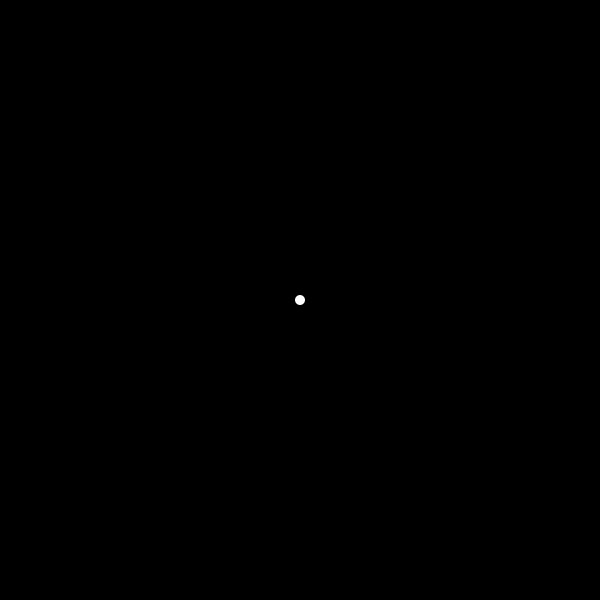
Frame 1 (no input)
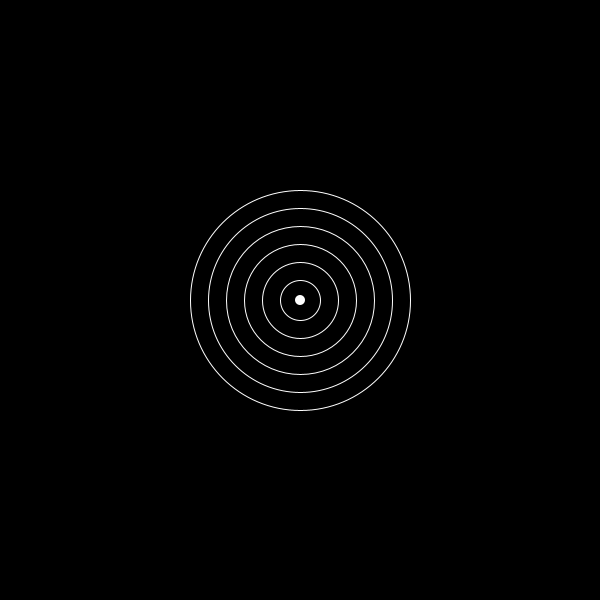
Frame 60 (the mouse pressed at the canvas centre just before this capture)
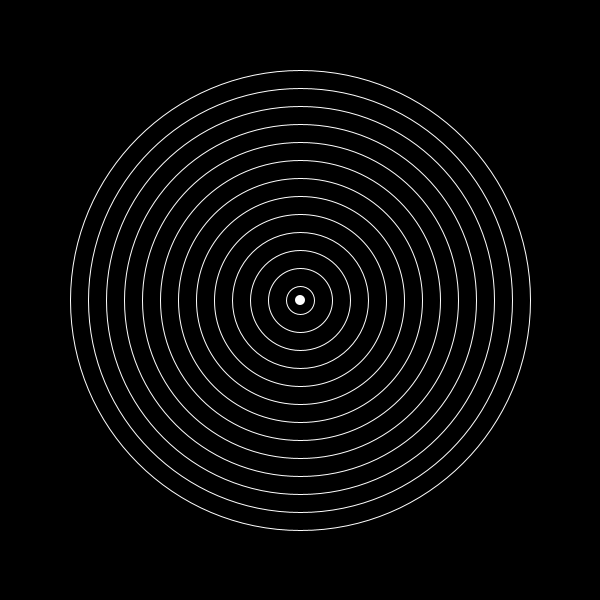
Frame 120 (the mouse held since frame 60 and released just before this capture)

The Processing sketch that drew these frames (run headless with seeded random() and noise(); from frame 60 on, the mouse is pressed at the canvas centre):

// Processing sketch: sketch_260629a
// ── sketch_260629a.pde
final float RADIUS_STEP = 2;
final int W = 600;
final int H = 600;

final int CAPACITY = 100;

SWave[] waves = new SWave[CAPACITY];

float xSrc = W / 2.0;
float ySrc = H / 2.0;

float movementStep = 5;

float frequency = 7;

int nextWave = 0;
int lastWaveTime = 0;
boolean upKey;
boolean downKey;
boolean leftKey;
boolean rightKey;


class SWave {

  float xCenter;
  float yCenter;
  float radius;
  boolean active;

  SWave() {
    active = false;
  }

void start(float cx, float cy) {
    xCenter = cx;
    yCenter = cy;
    radius = 0;
    active = true;
}

void update() {
    if (!active) return;

    radius += RADIUS_STEP;

    float maxXDistance = max(xCenter, width - xCenter);
    float maxYDistance = max(yCenter, height - yCenter);
    float maxDistance = sqrt(maxXDistance * maxXDistance + maxYDistance * maxYDistance);

    if (radius > maxDistance) active = false;
}

void show() {
    if (!active) return;

    noFill();
    stroke(255);

    circle(xCenter, yCenter, radius * 2);
  }
}

void setup() {
    size(600, 600);
    for (int i = 0; i < waves.length; i++) {
        waves[i] = new SWave();
    }
}


void draw() {
    background(0);
    drawSource();
    generateWave();
    updateSource();
    for (int i = 0; i < waves.length; i++) {
        waves[i].update();
        waves[i].show();
    }
}


void drawSource() {
    fill(255);
    noStroke();
    circle(xSrc, ySrc, 10);
}


void generateWave() {
    float interval = 1000.0 / frequency;

    if (millis() - lastWaveTime >= interval) {
        waves[nextWave].start(xSrc, ySrc);

        nextWave = (nextWave + 1) % CAPACITY;
        lastWaveTime = millis();
    }
}


void keyPressed() {
  switch(keyCode) {
  case UP:
      upKey = true;
      break;
  case DOWN:
      downKey = true;
      break;
  case LEFT:
      leftKey = true;
      break;
  case RIGHT:
      rightKey = true;
      break;
  }
}

void keyReleased() {
    switch(keyCode) {
    case UP:
        upKey = false;
        break;
    case DOWN:
        downKey = false;
        break;
    case LEFT:
        leftKey = false;
        break;
    case RIGHT:
        rightKey = false;
        break;
    }
}

void updateSource() {
    float dx = 0;
    float dy = 0;

    if (upKey)    dy -= 1;
    if (downKey)  dy += 1;
    if (leftKey)  dx -= 1;
    if (rightKey) dx += 1;

    float length = sqrt(dx * dx + dy * dy);
    if (length > 0) {
        dx /= length;
        dy /= length;

        float currVel = min(RADIUS_STEP, movementStep);
        xSrc += dx * currVel;
        ySrc += dy * currVel;
    }

}
